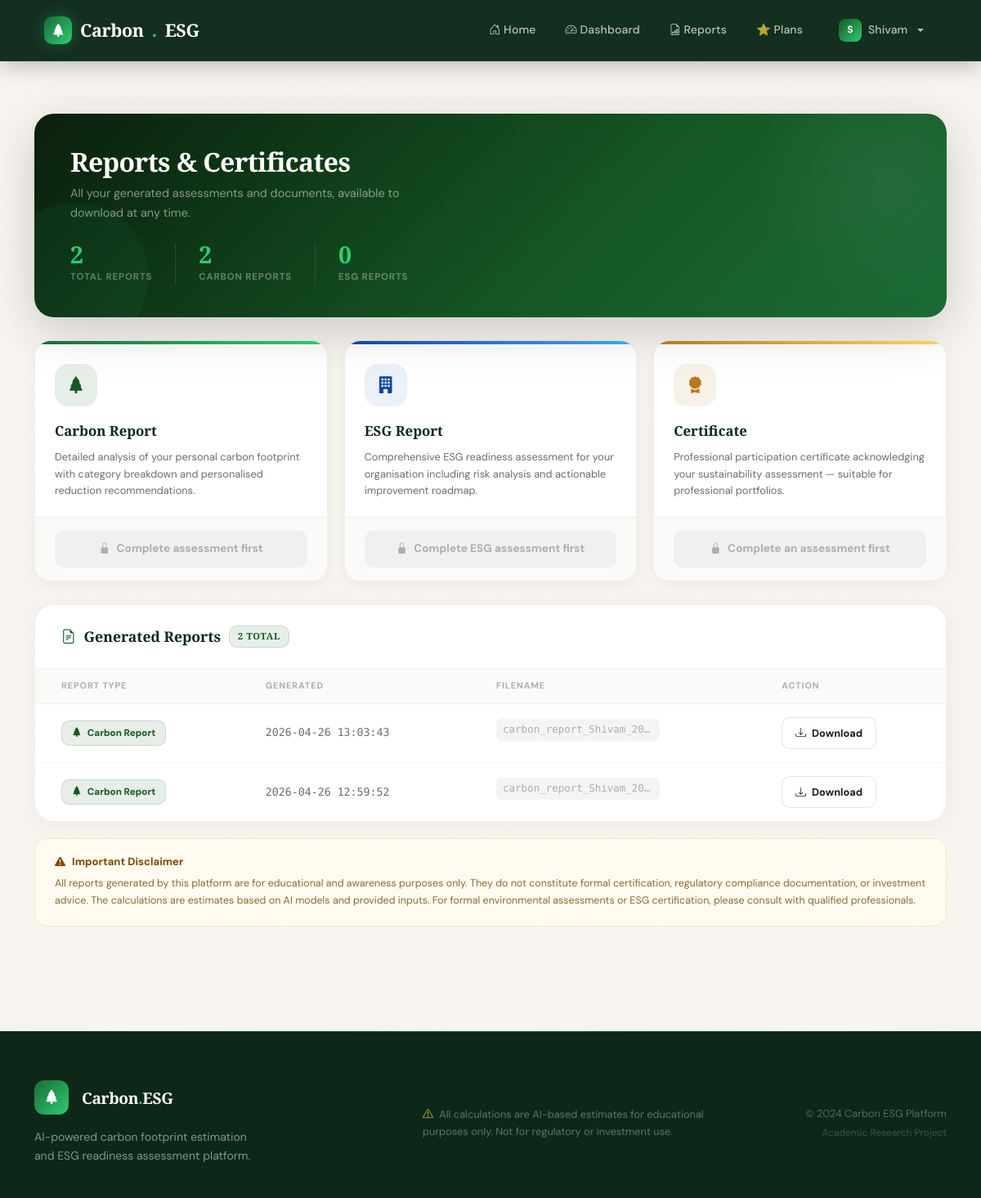
The app's page /reports (signed in) with its own data.
### tables this page shows
CREATE TABLE users (
        id INTEGER PRIMARY KEY AUTOINCREMENT,
        username TEXT UNIQUE NOT NULL,
        email TEXT UNIQUE NOT NULL,
        password TEXT NOT NULL,
        user_type TEXT NOT NULL CHECK(user_type IN ('individual', 'enterprise')),
        created_at TIMESTAMP DEFAULT CURRENT_TIMESTAMP,
        subscription_plan TEXT DEFAULT 'free',
        plan_updated_at TIMESTAMP DEFAULT CURRENT_TIMESTAMP
    );

CREATE TABLE reports (
        id INTEGER PRIMARY KEY AUTOINCREMENT,
        user_id INTEGER,
        report_type TEXT,
        file_path TEXT,
        generated_at TIMESTAMP DEFAULT CURRENT_TIMESTAMP,
        FOREIGN KEY (user_id) REFERENCES users (id)
    );

### app.py (the view)
@app.route('/reports')
def view_reports():
    if not is_logged_in():
        return redirect(url_for('login'))
    user = get_current_user()
    conn = get_db_connection()
    reports = conn.execute(
        '''SELECT * FROM reports
           WHERE user_id = ? ORDER BY generated_at DESC''',
        (user['id'],)
    ).fetchall()
    conn.close()
    return render_template('reports.html', user=user, reports=reports)

### app.py (called while the page is built)
def is_logged_in():
    return 'user_id' in session

def get_current_user():
    if not is_logged_in():
        return None
    conn = get_db_connection()
    user = conn.execute(
        'SELECT * FROM users WHERE id = ?',
        (session['user_id'],)
    ).fetchone()
    conn.close()
    return dict(user) if user else None

### database/database.py (called while the page is built)
def get_db_connection():
    conn = sqlite3.connect('database/carbon_esg.db')
    conn.row_factory = sqlite3.Row  # Return rows as dictionaries
    return conn

### templates/reports.html (shortened to what this page needs)
{% extends "base.html" %}
{% block content %}
<div class="reports-hero">
  <h1>Reports &amp; Certificates</h1>
  <p>All your generated assessments and documents, available to download at any time.</p>
  <div class="hero-stats">
    <div class="hero-stat">
      <div class="hero-stat-val">{{ reports|length if reports else 0 }}</div>
      <div class="hero-stat-lbl">Total Reports</div>
    </div>
    <div class="hero-stat" style="border-left:1px solid rgba(255,255,255,.1);padding-left:28px;">
      <div class="hero-stat-val">{{ reports|selectattr('report_type','equalto','individual')|list|length if reports else 0 }}</div>
      <div class="hero-stat-lbl">Carbon Reports</div>
    </div>
    <div class="hero-stat" style="border-left:1px solid rgba(255,255,255,.1);padding-left:28px;">
      <div class="hero-stat-val">{{ reports|selectattr('report_type','equalto','enterprise')|list|length if reports else 0 }}</div>
      <div class="hero-stat-lbl">ESG Reports</div>
    </div>
  </div>
</div>
<div class="generate-grid">
  <div class="gen-card carbon">
    <div class="gen-card-top">
      <div class="gen-icon"><i class="bi bi-tree-fill"></i></div>
      <div class="gen-title">Carbon Report</div>
      <p class="gen-desc">Detailed analysis of your personal carbon footprint with category breakdown and personalised reduction recommendations.</p>
    </div>
    <div class="gen-card-footer">
      {% if session.last_calculation %}
      <a href="{{ url_for('generate_report', report_type='individual') }}" class="btn-generate carbon">
        <i class="bi bi-file-earmark-pdf-fill"></i> Generate Report
      </a>
      {% else %}
      <button class="btn-generate" disabled>
        <i class="bi bi-lock-fill"></i> Complete assessment first
      </button>
      {% endif %}
    </div>
  </div>
  <div class="gen-card esg">
    <div class="gen-card-top">
      <div class="gen-icon"><i class="bi bi-building-fill"></i></div>
      <div class="gen-title">ESG Report</div>
      <p class="gen-desc">Comprehensive ESG readiness assessment for your organisation including risk analysis and actionable improvement roadmap.</p>
    </div>
    <div class="gen-card-footer">
      {% if session.last_esg_calculation %}
      <a href="{{ url_for('generate_report', report_type='enterprise') }}" class="btn-generate esg">
        <i class="bi bi-file-earmark-pdf-fill"></i> Generate Report
      </a>
      {% else %}
      <button class="btn-generate" disabled>
        <i class="bi bi-lock-fill"></i> Complete ESG assessment first
      </button>
      {% endif %}
    </div>
  </div>
  <div class="gen-card cert">
    <div class="gen-card-top">
      <div class="gen-icon"><i class="bi bi-award-fill"></i></div>
      <div class="gen-title">Certificate</div>
      <p class="gen-desc">Professional participation certificate acknowledging your sustainability assessment — suitable for professional portfolios.</p>
    </div>
    <div class="gen-card-footer">
      {% if session.last_calculation or session.last_esg_calculation %}
      <a href="{{ url_for('generate_report', report_type='certificate') }}" class="btn-generate cert">
        <i class="bi bi-award-fill"></i> Get Certificate
      </a>
      {% else %}
      <button class="btn-generate" disabled>
        <i class="bi bi-lock-fill"></i> Complete an assessment first
      </button>
      {% endif %}
    </div>
  </div>
</div>
<div class="reports-table-card">
  <div class="table-header">
    <div class="table-header-title">
      <i class="bi bi-file-earmark-text" style="color:#155724;"></i>
      Generated Reports
      {% if reports %}<span class="reports-count">{{ reports|length }} total</span>{% endif %}
    </div>
  </div>
  {% if reports %}
  <table class="reports-table">
    <thead>
      <tr>
        <th>Report Type</th>
        <th>Generated</th>
        <th>Filename</th>
        <th>Action</th>
      </tr>
    </thead>
    <tbody>
      {% for report in reports %}
      <tr>
        <td>
          {% if report.report_type == 'individual' %}
          <span class="report-type-badge type-carbon">
            <i class="bi bi-tree-fill"></i> Carbon Report
          </span>
          {% elif report.report_type == 'enterprise' %}
          <span class="report-type-badge type-esg">
            <i class="bi bi-building-fill"></i> ESG Report
          </span>
          {% else %}
          <span class="report-type-badge type-cert">
            <i class="bi bi-award-fill"></i> Certificate
          </span>
          {% endif %}
        </td>
        <td class="report-date">{{ report.generated_at }}</td>
        <td><span class="report-filename">{{ report.file_path.split('/')[-1] }}</span></td>
        <td>
          <a href="{{ url_for('static', filename='reports/' + report.file_path.split('/')[-1]) }}"
             class="btn-download" download>
            <i class="bi bi-download"></i> Download
          </a>
        </td>
      </tr>
      {% endfor %}
    </tbody>
  </table>
  {% endif %}
</div>
<div class="disclaimer-card">
  <h6><i class="bi bi-exclamation-triangle-fill"></i> Important Disclaimer</h6>
  <p>All reports generated by this platform are for educational and awareness purposes only. They do not constitute formal certification, regulatory compliance documentation, or investment advice. The calculations are estimates based on AI models and provided inputs. For formal environmental assessments or ESG certification, please consult with qualified professionals.</p>
</div>
{% endblock %}

### templates/base.html (shortened to what this page needs)
<!DOCTYPE html>
<html lang="en">
<head>
    <link href="https://cdn.jsdelivr.net/npm/bootstrap@5.3.0/dist/css/bootstrap.min.css" rel="stylesheet">
    <link rel="stylesheet" href="https://cdn.jsdelivr.net/npm/bootstrap-icons@1.11.3/font/bootstrap-icons.css">
    <link rel="stylesheet" href="{{ url_for('static', filename='css/style.css') }}">
</head>
<body>
    <nav class="navbar navbar-expand-lg">
        <div class="container">
            <a class="navbar-brand" href="{{ url_for('index') }}">
                <div class="brand-icon">
                    <i class="bi bi-tree-fill"></i>
                </div>
                Carbon<span class="brand-dot">.</span>ESG
            </a>
            <div class="collapse navbar-collapse" id="navbarNav">
                <ul class="navbar-nav ms-auto align-items-lg-center gap-1">
                    <li class="nav-item">
                        <a class="nav-link" href="{{ url_for('index') }}">
                            <i class="bi bi-house-door"></i> Home
                        </a>
                    </li>
                    {% if session.user_id %}
                        <li class="nav-item">
                            <a class="nav-link" href="{{ url_for('dashboard') }}">
                                <i class="bi bi-speedometer2"></i> Dashboard
                            </a>
                        </li>
                        <li class="nav-item">
                            <a class="nav-link" href="{{ url_for('view_reports') }}">
                                <i class="bi bi-file-earmark-bar-graph"></i> Reports
                            </a>
                        </li>
                        <li class="nav-item">
                            <a class="nav-link" href="{{ url_for('pricing') }}">
                                ⭐ Plans
                            </a>
                        </li>
                        <li class="nav-item dropdown ms-2">
                            <a class="nav-link dropdown-toggle d-flex align-items-center gap-2" href="#" id="userDropdown" role="button" data-bs-toggle="dropdown" aria-expanded="false">
                                <span style="width:28px;height:28px;border-radius:8px;background:linear-gradient(135deg,#155724,#2ecc71);display:inline-flex;align-items:center;justify-content:center;font-size:.75rem;color:white;font-weight:700;">
                                    {{ session.username[0]|upper }}
                                </span>
                                {{ session.username }}
                            </a>
                        </li>
                    {% endif %}
                </ul>
            </div>
        </div>
    </nav>
    <main class="container py-5">
        {% block content %}{% endblock %}
    </main>
    <footer>
        <div class="container">
            <div class="row align-items-center">
                <div class="col-lg-5 mb-4 mb-lg-0">
                    <div class="d-flex align-items-center gap-3 mb-3">
                        <div style="width:42px;height:42px;border-radius:12px;background:linear-gradient(135deg,#1a6b35,#2ecc71);display:flex;align-items:center;justify-content:center;font-size:1.1rem;color:white;">
                            <i class="bi bi-tree-fill"></i>
                        </div>
                        <h5 class="mb-0">Carbon<span style="color:#2ecc71">.</span>ESG</h5>
                    </div>
                    <p class="footer-tagline mb-0">AI-powered carbon footprint estimation<br>and ESG readiness assessment platform.</p>
                </div>
                <div class="col-lg-4 mb-4 mb-lg-0">
                    <p style="font-size:.8rem;color:rgba(255,255,255,.35);line-height:1.7;" class="mb-0">
                        <i class="bi bi-exclamation-triangle me-1" style="color:#c9a84c;"></i>
                        All calculations are AI-based estimates for educational purposes only. Not for regulatory or investment use.
                    </p>
                </div>
                <div class="col-lg-3 text-lg-end">
                    <p style="font-size:.8rem;color:rgba(255,255,255,.3);" class="mb-1">© 2024 Carbon ESG Platform</p>
                    <p style="font-size:.75rem;color:rgba(255,255,255,.2);" class="mb-0">Academic Research Project</p>
                </div>
            </div>
        </div>
    </footer>
</body>
</html>

### static/css/style.css (style rules this page uses)
:root { --forest: #0D2818; --emerald: #155724; --jade: #1a6b35; --malachite: #2ecc71; --mint: #a8e6c3; --crystal: #d4f5e4; --gold: #c9a84c; --gold-light: #e8c97a; --ivory: #f8f5f0; --smoke: #f0ede8; --charcoal: #1c1c1e; --graphite: #2c2c2e; --ash: #6c6c70; --fog: #aeaeb2; --white: #ffffff; --shadow-xs: 0 1px 3px rgba(0,0,0,.08); --shadow-sm: 0 4px 16px rgba(0,0,0,.1); --shadow-md: 0 8px 32px rgba(0,0,0,.14); --shadow-lg: 0 20px 60px rgba(0,0,0,.18); --shadow-glow: 0 0 40px rgba(46,204,113,.15); --radius-sm: 8px; --radius-md: 16px; --radius-lg: 24px; --radius-xl: 36px; --font-display: 'Playfair Display', Georgia, serif; --font-body: 'DM Sans', system-ui, sans-serif; --font-mono: 'DM Mono', 'Courier New', monospace; --transition: all .3s cubic-bezier(.4,0,.2,1); --transition-slow: all .6s cubic-bezier(.4,0,.2,1); }
*, *::before, *::after { box-sizing: border-box; margin: 0; padding: 0; }
html { scroll-behavior: smooth; }
body { font-family: var(--font-body); background-color: var(--ivory); color: var(--charcoal); min-height: 100vh; display: flex; flex-direction: column; font-size: 15px; line-height: 1.65; -webkit-font-smoothing: antialiased; }
body::before { content: ''; position: fixed; inset: 0; pointer-events: none; z-index: 0; opacity: .4; }
main { flex: 1; position: relative; z-index: 1; }
h1, h2, h3, h4, h5 { font-family: var(--font-display); font-weight: 600; letter-spacing: -.02em; line-height: 1.2; }
.navbar { background: rgba(13, 40, 24, .97) !important; backdrop-filter: blur(20px); -webkit-backdrop-filter: blur(20px); border-bottom: 1px solid rgba(46,204,113,.15); padding: 0 !important; position: sticky; top: 0; z-index: 1000; box-shadow: 0 2px 30px rgba(0,0,0,.3); }
.navbar .container { padding: 14px 24px; }
.navbar-brand { font-family: var(--font-display); font-size: 1.35rem !important; font-weight: 700 !important; letter-spacing: -.02em; color: var(--white) !important; display: flex; align-items: center; gap: 10px; text-decoration: none; }
.navbar-brand .brand-icon { width: 34px; height: 34px; background: linear-gradient(135deg, var(--jade), var(--malachite)); border-radius: 10px; display: flex; align-items: center; justify-content: center; font-size: 1rem; box-shadow: 0 0 20px rgba(46,204,113,.3); }
.navbar-brand .brand-dot { color: var(--malachite); }
.nav-link { color: rgba(255,255,255,.7) !important; font-size: .875rem !important; font-weight: 500 !important; padding: 8px 14px !important; border-radius: 8px; transition: var(--transition); letter-spacing: .01em; margin: 0 2px; }
footer { background: var(--forest) !important; color: rgba(255,255,255,.7) !important; padding: 60px 0 40px !important; margin-top: 80px !important; position: relative; }
footer::before { content: ''; position: absolute; top: 0; left: 0; right: 0; height: 1px; background: linear-gradient(90deg, transparent, rgba(46,204,113,.3), transparent); }
footer h5 { font-family: var(--font-display); font-size: 1.2rem; color: var(--white); margin-bottom: 8px; }
footer .footer-tagline { font-size: .875rem; color: rgba(255,255,255,.5); }

### records on screen
users: username "Shivam"
reports: report_type "individual" (drawn), generated_at "2026-04-26 13:03:43", file_path "carbon_report_Shivam_20…"
reports: report_type "individual" (drawn), generated_at "2026-04-26 12:59:52", file_path "carbon_report_Shivam_20…"

### other values on screen
{{ session.username[0]|upper }} "S"
{{ reports|length if reports else 0 }} "2"
{{ reports|length }} "2"
